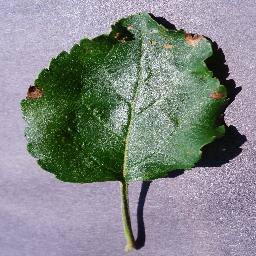
#> input picture leaves/images/Apple_Black_rot/image (143).JPG, 256 x 256 px
$ python Transformation.py 'leaves/images/Apple_Black_rot/image (143).JPG' -src 'leaves/images/Apple_Black_rot/image (167).JPG'
#> lines starting #> are read from the running program, lines starting #| are printed output that depends on the picture; after the words box and inside, x2 and y2 are one past the last pixel; in counts of white or black regions, pixels touching at a corner belong together
import cv2
import numpy as np
import os
import sys
import argparse
import matplotlib.pyplot as plt


def segment(image):
    lab = cv2.cvtColor(image, cv2.COLOR_BGR2LAB).astype(np.int16)
    warmth = np.clip(lab[:, :, 2] - lab[:, :, 1] + 128, 0, 255)
    blur = cv2.GaussianBlur(warmth.astype(np.uint8), (5, 5), 0)
    _, mask = cv2.threshold(
        blur, 0, 255, cv2.THRESH_BINARY + cv2.THRESH_OTSU
    )

    mask = cv2.morphologyEx(
        mask, cv2.MORPH_OPEN,
        cv2.getStructuringElement(cv2.MORPH_ELLIPSE, (5, 5))
    )
    mask = cv2.morphologyEx(
        mask, cv2.MORPH_CLOSE,
        cv2.getStructuringElement(cv2.MORPH_ELLIPSE, (9, 9))
    )

    contours, _ = cv2.findContours(
        mask, cv2.RETR_EXTERNAL, cv2.CHAIN_APPROX_SIMPLE
    )
    if not contours:
        return np.zeros_like(mask), None

    contour = max(contours, key=cv2.contourArea)
    mask = np.zeros_like(mask)
    cv2.drawContours(mask, [contour], -1, 255, cv2.FILLED)
    return mask, contour


def find_defects(image, mask):
    green = cv2.GaussianBlur(
        cv2.cvtColor(image, cv2.COLOR_BGR2LAB)[:, :, 1], (5, 5), 0
    )
    limit, _ = cv2.threshold(
        green[mask > 0].reshape(-1, 1), 0, 255,
        cv2.THRESH_BINARY + cv2.THRESH_OTSU
    )
    spots = ((green > limit) & (mask > 0)).astype(np.uint8) * 255
    spots = cv2.morphologyEx(
        spots, cv2.MORPH_OPEN,
        cv2.getStructuringElement(cv2.MORPH_ELLIPSE, (3, 3))
    )
    contours, _ = cv2.findContours(
        spots, cv2.RETR_EXTERNAL, cv2.CHAIN_APPROX_SIMPLE
    )
    return [c for c in contours if cv2.contourArea(c) >= 15]


def transform(image):
    mask, contour = segment(image)

    spots = find_defects(image, mask) if contour is not None else []
    healthy = mask.copy()
    cv2.drawContours(healthy, spots, -1, 0, cv2.FILLED)

    masked = np.full_like(image, 255)
    masked[healthy > 0] = image[healthy > 0]

    roi = image.copy()
    analyze = image.copy()
    landmarks = image.copy()

    if contour is not None:
        roi[healthy > 0] = (0, 255, 0)
        x, y, w, h = cv2.boundingRect(contour)
        cv2.rectangle(roi, (x, y), (x + w - 1, y + h - 1), (255, 0, 0), 4)

        cv2.drawContours(analyze, spots, -1, (255, 0, 0), 2)
        cv2.drawContours(analyze, [contour], -1, (255, 0, 255), 3)
        cx, cy = x + w // 2, y + h // 2
        cv2.line(analyze, (cx, y), (cx, y + h), (255, 0, 255), 2)
        cv2.line(analyze, (x, cy), (x + w, cy), (255, 0, 255), 2)
        cv2.putText(
            analyze, "Area: " + str(int(cv2.contourArea(contour))),
            (10, 30), cv2.FONT_HERSHEY_SIMPLEX, 0.7, (0, 0, 255), 2
        )

        for spot in spots:
            moments = cv2.moments(spot)
            center = (int(moments["m10"] / moments["m00"]),
                      int(moments["m01"] / moments["m00"]))
            cv2.circle(landmarks, center, 4, (0, 128, 255), -1)

    results = {
        "Gaussian_blur": cv2.GaussianBlur(healthy, (15, 15), 0),
        "Mask": masked,
        "ROI_objects": roi,
        "Analyze_object": analyze,
        "Pseudolandmarks": landmarks
    }
    return results, mask


CHANNELS = [
    ("blue", cv2.COLOR_BGR2RGB, 2, "blue"),
    ("blue-yellow", cv2.COLOR_BGR2LAB, 2, "gold"),
    ("green", cv2.COLOR_BGR2RGB, 1, "green"),
    ("green-magenta", cv2.COLOR_BGR2LAB, 1, "magenta"),
    ("hue", cv2.COLOR_BGR2HSV, 0, "blueviolet"),
    ("lightness", cv2.COLOR_BGR2LAB, 0, "dimgray"),
    ("red", cv2.COLOR_BGR2RGB, 0, "red"),
    ("saturation", cv2.COLOR_BGR2HSV, 1, "cyan"),
    ("value", cv2.COLOR_BGR2HSV, 2, "orange"),
]


def histogram(image, mask, axis):
    pixels = max(1, int(np.count_nonzero(mask)))

    for name, conversion, index, color in CHANNELS:
        channel = cv2.cvtColor(image, conversion)[:, :, index]
        hist = cv2.calcHist([channel], [0], mask, [256], [0, 256])
        axis.plot(hist * 100 / pixels, color=color, label=name)

    axis.set_title("Color histogram")
    axis.set_xlabel("Pixel intensity")
    axis.set_ylabel("Proportion of pixels (%)")
    axis.legend(title="color Channel", fontsize=7)


def show_results(image, mask, results):
    fig, axes = plt.subplots(2, 4, figsize=(16, 8))

    axes.flat[0].imshow(cv2.cvtColor(image, cv2.COLOR_BGR2RGB))
    axes.flat[0].set_title("Original")
    axes.flat[0].axis("off")

    for axis, (name, result) in zip(axes.flat[1:6], results.items()):
        if len(result.shape) == 2:
            axis.imshow(result, cmap="gray")
        else:
            axis.imshow(cv2.cvtColor(result, cv2.COLOR_BGR2RGB))

        axis.set_title(name)
        axis.axis("off")

    histogram(image, mask, axes.flat[6])
    axes.flat[7].axis("off")

    plt.tight_layout()
    plt.show()


def save_results(image, mask, results, output_dir, name, mask_only=False):
    os.makedirs(output_dir, exist_ok=True)

    for effect, result in results.items():
        if mask_only and effect != "Mask":
            continue

        filename = name + "_" + effect + ".jpg"
        cv2.imwrite(os.path.join(output_dir, filename), result)

    if not mask_only:
        fig, axis = plt.subplots()
        histogram(image, mask, axis)

        plt.tight_layout()
        plt.savefig(os.path.join(output_dir, name + "_Color_histogram.png"))
        plt.close()


parser = argparse.ArgumentParser()
parser.add_argument("image", nargs="?")
parser.add_argument("-src")
parser.add_argument("-dst", default="transformations")
parser.add_argument("-mask", action="store_true",
                    help="Save only image masks")

args = parser.parse_args()


if args.image:
    image = cv2.imread(args.image)
#> image is the input picture: shape (256, 256, 3); mean B, G, R 135.2, 136.4, 131.3

    if image is not None:
        results, mask = transform(image)
#> in segment, `_, mask = cv2.threshold( blur, 0, 255, cv2.THRESH_BINARY + cv2.THRESH_..`: mask: shape (256, 256); 40.2% white; 1 white region, box (x1, y1, x2, y2) and area: (20, 13, 230, 251) 26345
#> in segment, `mask = cv2.morphologyEx( mask, cv2.MORPH_OPEN, cv2.getStructuringEleme..`: mask: shape (256, 256); 40.2% white; 1 white region, box (x1, y1, x2, y2) and area: (20, 13, 229, 251) 26322
#> in segment, `mask = cv2.morphologyEx( mask, cv2.MORPH_CLOSE, cv2.getStructuringElem..`:
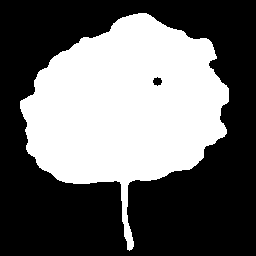
#> mask: shape (256, 256); 40.9% white; 1 white region
#> in segment, `contours, _ = cv2.findContours( mask, cv2.RETR_EXTERNAL, cv2.CHAIN_APP..`: contours = 1 contour; box (x1, y1, x2, y2) and area: (20, 13, 229, 251) 26491
#> in segment, `contour = max(contours, key=cv2.contourArea)`: contour = contour of 356 points, box (x1, y1, x2, y2) (20, 13, 229, 251), area 26491
#> in segment, `cv2.drawContours(mask, [contour], -1, 255, cv2.FILLED)`: mask: shape (256, 256); 41% white; 1 white region, box (x1, y1, x2, y2) and area: (20, 13, 229, 251) 26851
#> in find_defects, `green = cv2.GaussianBlur( cv2.cvtColor(image, cv2.COLOR_BGR2LAB)[:, :,..`:
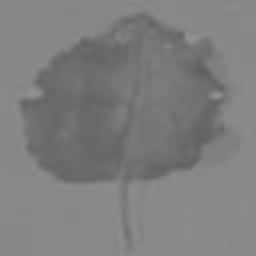
#> green: shape (256, 256); min 94, max 146, mean 125.8
#> in find_defects, `limit, _ = cv2.threshold( green[mask > 0].reshape(-1, 1), 0, 255, cv2...`: limit = 112
#> in find_defects, `spots = ((green > limit) & (mask > 0)).astype(np.uint8) * 255`: spots: shape (256, 256); 18.6% white; 5 white regions (1 under 20 px), largest, box (x1, y1, x2, y2) and area: (20, 13, 229, 251) 11800, (62, 75, 83, 91) 181, (67, 113, 77, 131) 108, (60, 129, 71, 142) 94
#> in find_defects, `spots = cv2.morphologyEx( spots, cv2.MORPH_OPEN, cv2.getStructuringEle..`:
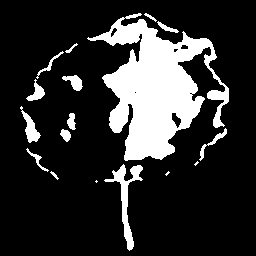
#> spots: shape (256, 256); 18.1% white; 17 white regions (3 under 20 px)
#> in find_defects, `contours, _ = cv2.findContours( spots, cv2.RETR_EXTERNAL, cv2.CHAIN_AP..`: contours = 17 contours, 4 with area under 20; largest, box (x1, y1, x2, y2) and area: (87, 13, 229, 161) 9380, (104, 164, 143, 251) 658, (20, 106, 41, 143) 245, (62, 75, 83, 91) 151, (26, 79, 45, 101) 147
#> in transform, `spots = find_defects(image, mask) if contour is not None else []`: spots = 14 contours, 1 with area under 20; largest, box (x1, y1, x2, y2) and area: (87, 13, 229, 161) 9380, (104, 164, 143, 251) 658, (20, 106, 41, 143) 245, (62, 75, 83, 91) 151, (26, 79, 45, 101) 147
#> in transform, `cv2.drawContours(healthy, spots, -1, 0, cv2.FILLED)`: healthy: shape (256, 256); 22.7% white; 12 white regions (10 under 20 px), largest, box (x1, y1, x2, y2) and area: (20, 34, 226, 184) 14328, (121, 13, 183, 44) 512
#> in transform, `x, y, w, h = cv2.boundingRect(contour)`: x = 20; y = 13; w = 209; h = 238
#> in transform, `cv2.rectangle(roi, (x, y), (x + w - 1, y + h - 1), (255, 0, 0), 4)`:
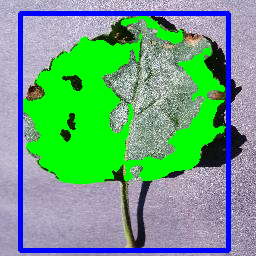
#> roi: shape (256, 256, 3); mean B, G, R 130.2, 163.1, 107.4
#> in transform, `cx, cy = x + w // 2, y + h // 2`: cx = 124; cy = 132
#> in transform, `cv2.putText( analyze, "Area: " + str(int(cv2.contourArea(contour))), (..`:
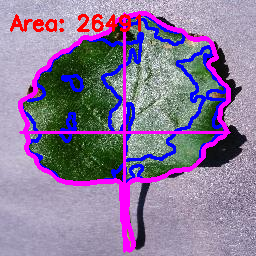
#> analyze: shape (256, 256, 3); mean B, G, R 154, 120.5, 138.8
#> the loop in transform, `for spot in spots:` made 14 passes
#> center on passes 1 to 12: (54, 174), (125, 197), (36, 159), (65, 134), (212, 142), (71, 121), (30, 128), (36, 92), (74, 81), (49, 63), (70, 48), (166, 27)
#> after the loop in transform, `for spot in spots:`:
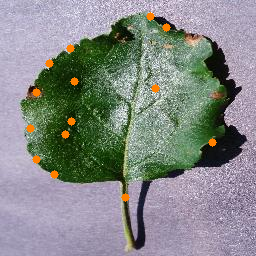
#> landmarks: shape (256, 256, 3); 1.05% of pixels changed, all inside (x1, y1, x2, y2) = (26, 12, 217, 202)
#> results = 5 items
        show_results(image, mask, results)
#> the loop in show_results, `for axis, (name, result) in zip(axes.flat[1:6], results.items()):` made 5 passes
#> in histogram, `pixels = max(1, int(np.count_nonzero(mask)))`: pixels = 26851
#> in show_results, `plt.show()`:
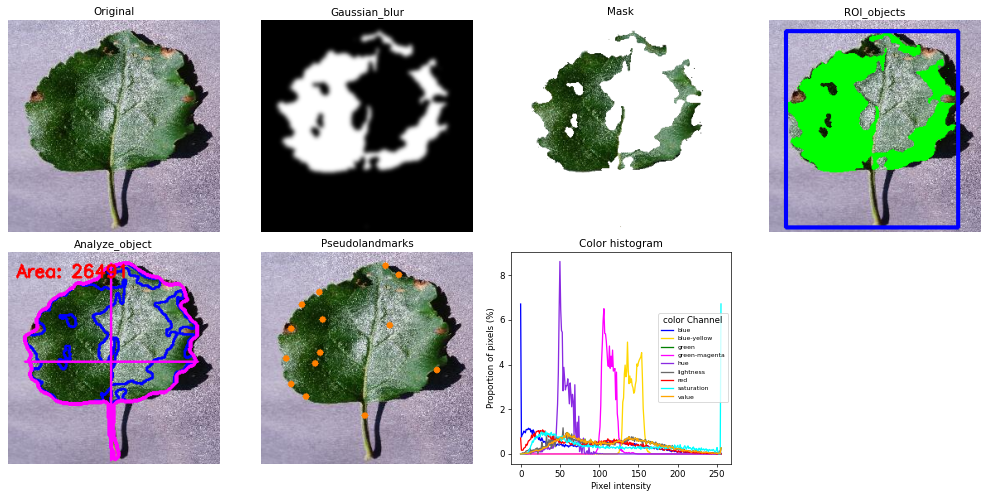
#> figure drawn by matplotlib, 7 panels; panel 7: curve peaks at x = 0, y = 6.7; panel 7: curve peaks at x = 136, y = 5; panel 7: curve peaks at x = 59, y = 0.961
    else:
        print("Image not found")

elif args.src:
    if not os.path.isdir(args.src):
        print("Source directory not found")
        sys.exit(1)

    source = os.path.abspath(args.src)
    destination = os.path.abspath(args.dst)

    if os.path.commonpath([source, destination]) == source:
        print("Destination must be outside the source directory")
        sys.exit(1)

    count = 0

    for current, dirs, files in os.walk(source):
        relative = os.path.relpath(current, source)
        output_dir = os.path.join(destination, relative)

        for filename in files:
            if filename.lower().endswith((".jpg", ".jpeg", ".png")):
                path = os.path.join(current, filename)
                image = cv2.imread(path)

                if image is not None:
                    results, mask = transform(image)
                    name = os.path.splitext(filename)[0]

                    save_results(
                        image, mask, results, output_dir, name, args.mask
                    )
                    count += 1

    print(count, "images processed")
    print("Results saved in:", destination)

else:
    parser.print_help()

$ run again, on leaves/images/Apple_Black_rot/image (2).JPG
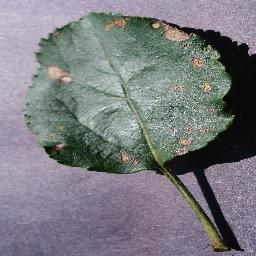
#> input picture leaves/images/Apple_Black_rot/image (2).JPG, 256 x 256 px
#> image is the input picture: shape (256, 256, 3); mean B, G, R 127.2, 122.8, 121.9
#> in segment, `mask = cv2.morphologyEx( mask, cv2.MORPH_CLOSE, cv2.getStructuringElem..`:
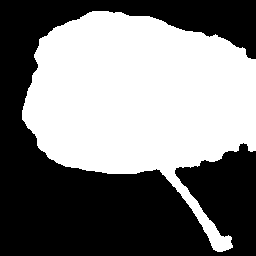
#> mask: shape (256, 256); 48.8% white; 1 white region
#> in segment, `contours, _ = cv2.findContours( mask, cv2.RETR_EXTERNAL, cv2.CHAIN_APP..`: contours = 1 contour; box (x1, y1, x2, y2) and area: (22, 11, 256, 252) 31565
#> in segment, `contour = max(contours, key=cv2.contourArea)`: contour = contour of 424 points, box (x1, y1, x2, y2) (22, 11, 256, 252), area 31565
#> limit = 123
#> in find_defects, `contours, _ = cv2.findContours( spots, cv2.RETR_EXTERNAL, cv2.CHAIN_AP..`: contours = 39 contours, 21 with area under 20; largest, box (x1, y1, x2, y2) and area: (150, 32, 256, 205) 4490, (150, 17, 196, 49) 472, (192, 208, 233, 252) 362, (47, 64, 71, 85) 341, (119, 149, 139, 166) 160
#> in transform, `spots = find_defects(image, mask) if contour is not None else []`: spots = 22 contours, 4 with area under 20; largest, box (x1, y1, x2, y2) and area: (150, 32, 256, 205) 4490, (150, 17, 196, 49) 472, (192, 208, 233, 252) 362, (47, 64, 71, 85) 341, (119, 149, 139, 166) 160
#> healthy: shape (256, 256); 37.5% white; 12 white regions (10 under 20 px), largest, box (x1, y1, x2, y2) and area: (22, 11, 235, 174) 24162, (171, 175, 218, 239) 408
#> x = 22; y = 11; w = 234; h = 241
#> cx = 139; cy = 131
#> the loop in transform, `for spot in spots:` made 22 passes
#> center on passes 1 to 8: (216, 237), (196, 202), (180, 182), (127, 157), (44, 150), (58, 146), (49, 136), (36, 134)
#> results = 5 items
#> the loop in show_results, `for axis, (name, result) in zip(axes.flat[1:6], results.items()):` made 5 passes
#> pixels = 31985
#> the loop in histogram, `for name, conversion, index, color in CHANNELS:` made 9 passes
#> pass 3, in histogram, `channel = cv2.cvtColor(image, conversion)[:, :, index]`:
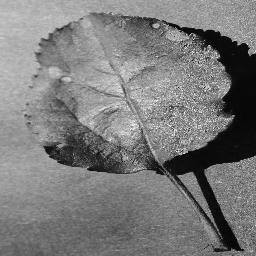
#> channel: shape (256, 256); min 0, max 255, mean 122.8

$ run again, on leaves/images/Apple_Black_rot/image (220).JPG
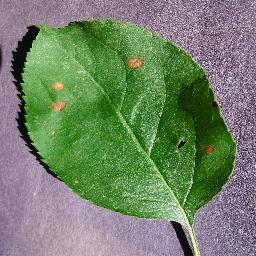
#> input picture leaves/images/Apple_Black_rot/image (220).JPG, 256 x 256 px
#> image is the input picture: shape (256, 256, 3); mean B, G, R 103.5, 130.7, 113.5
#> in segment, `contours, _ = cv2.findContours( mask, cv2.RETR_EXTERNAL, cv2.CHAIN_APP..`: contours = 1 contour; box (x1, y1, x2, y2) and area: (21, 19, 237, 228) 32484
#> in segment, `contour = max(contours, key=cv2.contourArea)`: contour = contour of 339 points, box (x1, y1, x2, y2) (21, 19, 237, 228), area 32484
#> limit = 101
#> in find_defects, `contours, _ = cv2.findContours( spots, cv2.RETR_EXTERNAL, cv2.CHAIN_AP..`: contours = 30 contours, 18 with area under 20; largest, box (x1, y1, x2, y2) and area: (73, 19, 236, 163) 2545, (145, 181, 199, 228) 814, (199, 156, 236, 208) 344, (127, 56, 146, 71) 208, (50, 99, 69, 113) 178
#> in transform, `spots = find_defects(image, mask) if contour is not None else []`: spots = 14 contours, 2 with area under 20; largest, box (x1, y1, x2, y2) and area: (73, 19, 236, 163) 2545, (145, 181, 199, 228) 814, (199, 156, 236, 208) 344, (127, 56, 146, 71) 208, (50, 99, 69, 113) 178
#> healthy: shape (256, 256); 41.9% white; 6 white regions (5 under 20 px), largest, box (x1, y1, x2, y2) and area: (21, 22, 237, 220) 27436
#> x = 21; y = 19; w = 216; h = 209
#> cx = 129; cy = 123
#> the loop in transform, `for spot in spots:` made 14 passes
#> center on passes 1 to 8: (80, 195), (168, 205), (219, 182), (181, 143), (38, 151), (150, 141), (59, 105), (23, 92)
#> results = 5 items
#> the loop in show_results, `for axis, (name, result) in zip(axes.flat[1:6], results.items()):` made 5 passes
#> pixels = 32799
#> the loop in histogram, `for name, conversion, index, color in CHANNELS:` made 9 passes
#> pass 3, in histogram, `channel = cv2.cvtColor(image, conversion)[:, :, index]`:
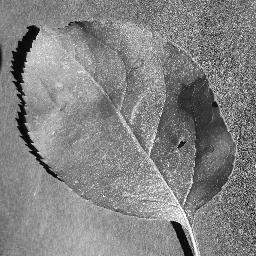
#> channel: shape (256, 256); min 0, max 255, mean 130.7
